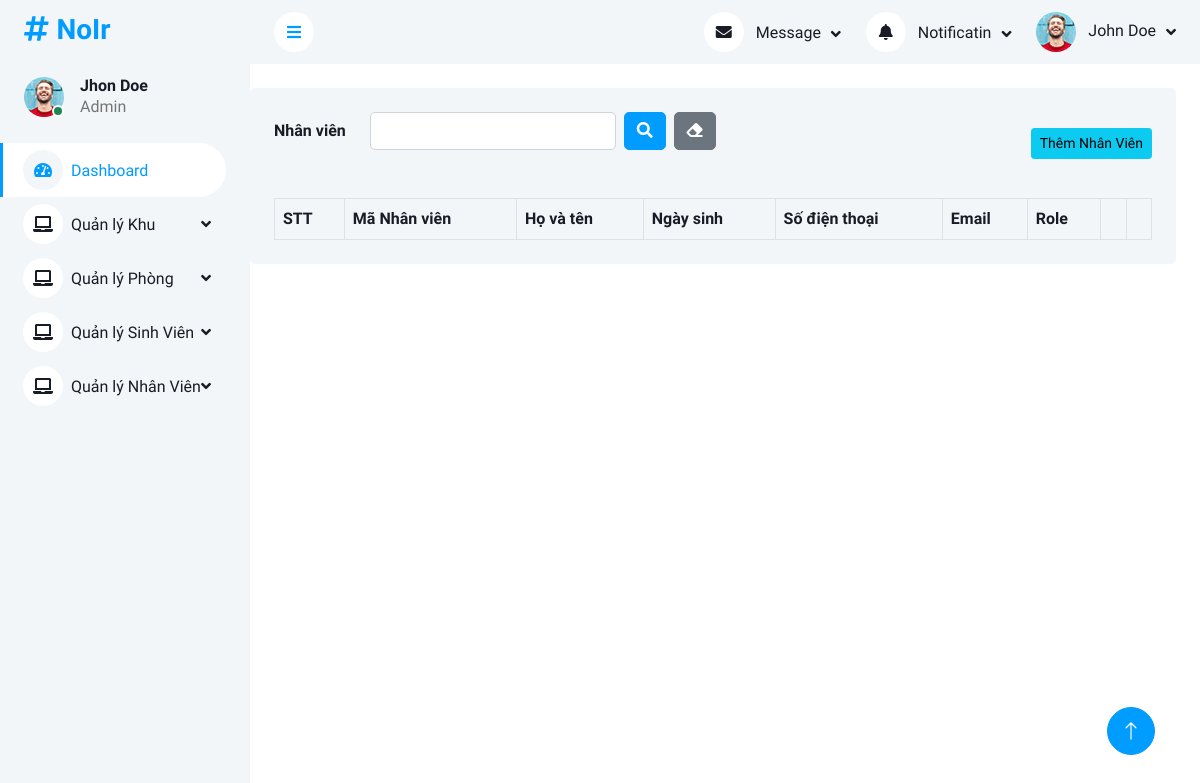
/nhanviens/, run on an earlier commit of the app's database.
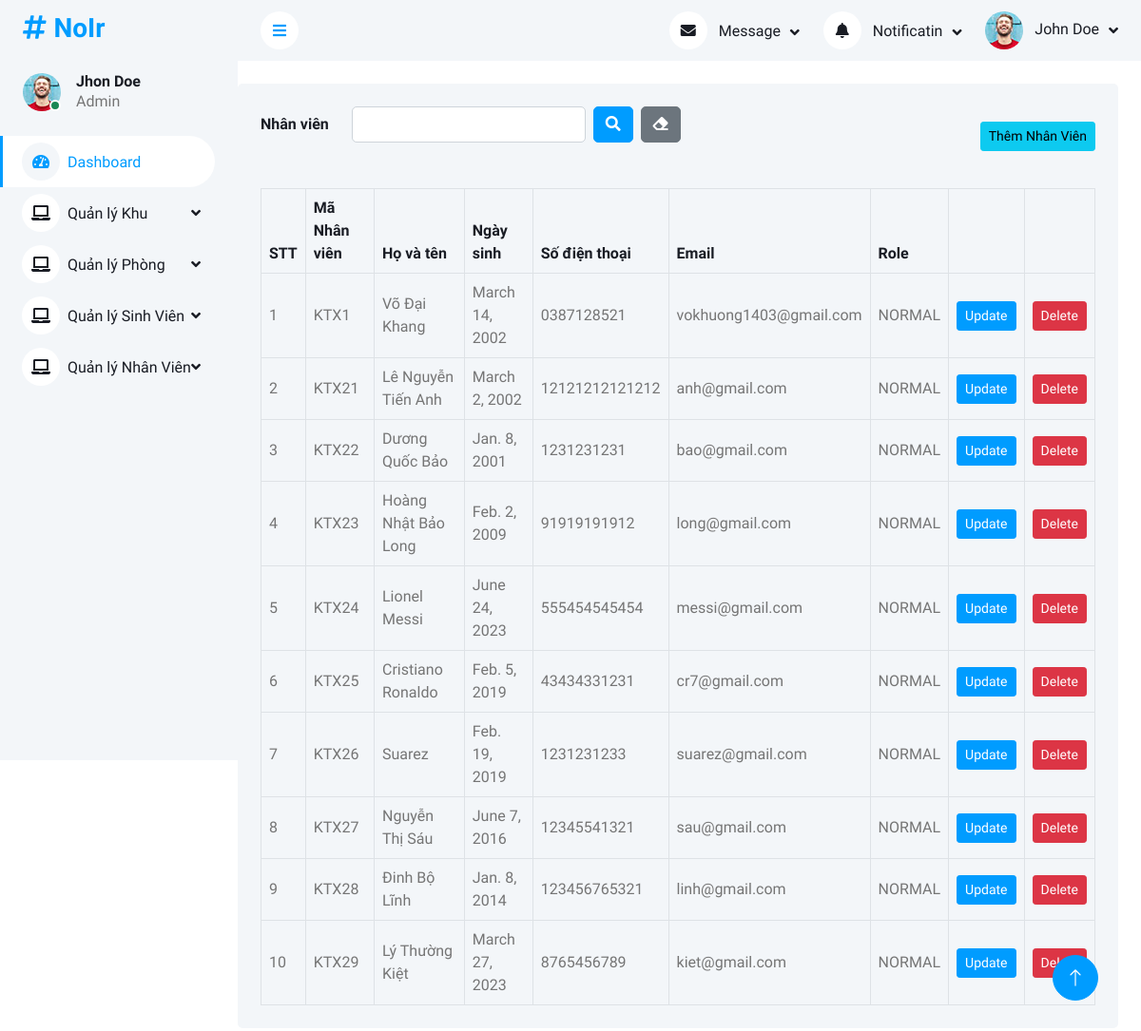
And on a later commit of the database.
### main/models.py (models this page shows)
class QuanLi(models.Model):
    MaQuanLi = models.CharField(max_length=50)
    HoTen = models.CharField(max_length=50)
    NgaySinh = models.DateField()
    SoDienThoai = models.CharField(max_length=10)
    Email = models.CharField(max_length=100)
    Password = models.CharField(max_length=100)
    Role = models.CharField(max_length=50)
    class Meta:
        db_table = 'QuanLi'

### main/views.py (the view)
# urls.py: path('nhanviens/', views.nhanViens, name='nhanViens'),
def nhanViens(request):
    if request.method == 'GET':
        nhanviens = QuanLi.objects.all()
    elif request.method == 'POST':
        txt = str(request.POST.get('txt')).strip()
        print(txt)
        nhanviens = QuanLi.objects.filter(Q(MaQuanLi__icontains=txt) | Q(HoTen__icontains=txt) | Q(SoDienThoai__icontains=txt) | Q(Email__icontains=txt))
    context = {'nhanviens': nhanviens}
    return render(request, 'nhanviens.html', context)

### main/templates/nhanviens.html (shortened to what this page needs)
{% include 'header.html' %}
<div class="container-fluid pt-4 px-4" style="padding-left: 0 !important;">
    <div class="bg-light text-center rounded p-4">
        <div class="d-flex align-items-center justify-content-between mb-4">
            <div class="d-flex align-items-center justify-content-between mb-4">
                <h6 class="mb-0">Nhân viên</h6>
                <form class="d-none d-md-flex ms-4" action="" method="POST">
                <input type="search" name="txt" class="form-control">
                    <button type="submit" class="btn btn-primary">
                        <i class="fas fa-search"></i>
                    </button>
                    <button type="reset" class="btn btn-secondary">
                        <i class="fas fa-eraser"></i>
                    </button>
                </form>
            </div>
            <a class="btn btn-sm btn-info" href="/nhanvien/0">Thêm Nhân Viên</a>
        </div>
        <div class="table-responsive">
            <table class="table text-start align-middle table-bordered table-hover mb-0">
                <thead>
                    <tr class="text-dark">
                        <th scope="col">STT</th>
                        <th scope="col">Mã Nhân viên</th>
                        <th scope="col">Họ và tên</th>
                        <th scope="col">Ngày sinh</th>
                        <th scope="col">Số điện thoại</th>
                        <th scope="col">Email</th>
                        <th scope="col">Role</th>
                        <th scope="col"></th>
                        <th scope="col"></th>
                    </tr>
                </thead>
                <tbody>
                    {% for nhanvien in nhanviens %}
                    <tr>
                        <td>{{forloop.counter}}</td>
                        <td>{{nhanvien.MaQuanLi}}</td>
                        <td>{{nhanvien.HoTen}}</td>
                        <td>{{nhanvien.NgaySinh}}</td>
                        <td>{{nhanvien.SoDienThoai}}</td>
                        <td>{{nhanvien.Email}}</td>
                        <td>{{nhanvien.Role}}</td>
                        <td><a class="btn btn-sm btn-primary" href="/nhanvien/{{nhanvien.id}}">Update</a></td>
                        <td><a class="btn btn-sm btn-danger" href="/nhanvien/delete/{{nhanvien.id}}">Delete</a></td>
                    </tr>
                    {% endfor %}
                </tbody>
            </table>
        </div>
    </div>
</div>
{% include 'footer.html' %}

### main/templates/header.html (shortened to what this page needs)
{% load static %}
<!DOCTYPE html>
<html lang="en">
<head>
    <link href="https://cdnjs.cloudflare.com/ajax/libs/font-awesome/5.10.0/css/all.min.css" rel="stylesheet">
    <link href="https://cdn.jsdelivr.net/npm/bootstrap-icons@1.4.1/font/bootstrap-icons.css" rel="stylesheet">
    <link href="{% static '/lib/owlcarousel/assets/owl.carousel.min.css' %}" rel="stylesheet">
    <link href="{% static '/lib/tempusdominus/css/tempusdominus-bootstrap-4.min.css' %}" rel="stylesheet" />
    <link href="{% static '/css/bootstrap.min.css' %}" rel="stylesheet">
    <link href="{% static '/css/style.css' %}" rel="stylesheet">
</head>
<body>
    <div class="container-xxl position-relative bg-white d-flex p-0">
        <div class="sidebar pe-4 pb-3">
            <nav class="navbar bg-light navbar-light">
                <a href="index.html" class="navbar-brand mx-4 mb-3">
                    <h3 class="text-primary"><i class="fa fa-hashtag me-2"></i>NoIr</h3>
                </a>
                <div class="d-flex align-items-center ms-4 mb-4">
                    <div class="position-relative">
                        <img class="rounded-circle" src="{% static '/img/user.jpg' %}" alt="" style="width: 40px; height: 40px;">
                        <div class="bg-success rounded-circle border border-2 border-white position-absolute end-0 bottom-0 p-1"></div>
                    </div>
                    <div class="ms-3">
                        <h6 class="mb-0">Jhon Doe</h6>
                        <span>Admin</span>
                    </div>
                </div>
                <div class="navbar-nav w-100">
                    <a href="index.html" class="nav-item nav-link active"><i class="fa fa-tachometer-alt me-2"></i>Dashboard</a>
                    <div class="nav-item dropdown">
                        <a href="#" class="nav-link dropdown-toggle" data-bs-toggle="dropdown"><i class="fa fa-laptop me-2"></i>Quản lý Khu</a>
                    </div>
                                        <div class="nav-item dropdown">
                        <a href="#" class="nav-link dropdown-toggle" data-bs-toggle="dropdown"><i class="fa fa-laptop me-2"></i>Quản lý Phòng</a>
                    </div>
                    <div class="nav-item dropdown">
                        <a href="#" class="nav-link dropdown-toggle" data-bs-toggle="dropdown"><i class="fa fa-laptop me-2"></i>Quản lý Sinh Viên</a>
                    </div>
                    <div class="nav-item dropdown">
                        <a href="#" class="nav-link dropdown-toggle" data-bs-toggle="dropdown"><i class="fa fa-laptop me-2"></i>Quản lý Nhân Viên</a>
                    </div>
                </div>
            </nav>
        </div>
        <div class="content">
            <nav class="navbar navbar-expand bg-light navbar-light sticky-top px-4 py-0">
                <a href="#" class="sidebar-toggler flex-shrink-0">
                    <i class="fa fa-bars"></i>
                </a>
                <div class="navbar-nav align-items-center ms-auto">
                    <div class="nav-item dropdown">
                        <a href="#" class="nav-link dropdown-toggle" data-bs-toggle="dropdown">
                            <i class="fa fa-envelope me-lg-2"></i>
                            <span class="d-none d-lg-inline-flex">Message</span>
                        </a>
                    </div>
                    <div class="nav-item dropdown">
                        <a href="#" class="nav-link dropdown-toggle" data-bs-toggle="dropdown">
                            <i class="fa fa-bell me-lg-2"></i>
                            <span class="d-none d-lg-inline-flex">Notificatin</span>
                        </a>
                    </div>
                    <div class="nav-item dropdown">
                        <a href="#" class="nav-link dropdown-toggle" data-bs-toggle="dropdown">
                            <img class="rounded-circle me-lg-2" src="{% static '/img/user.jpg' %}" alt="" style="width: 40px; height: 40px;">
                            <span class="d-none d-lg-inline-flex">John Doe</span>
                        </a>
                    </div>
                </div>
            </nav>

### main/templates/footer.html (shortened to what this page needs)
{% load static %}
</div>
<a href="#" class="btn btn-lg btn-primary btn-lg-square back-to-top"><i class="bi bi-arrow-up"></i></a>
</div>
</body>
</html>

### main/static/css/style.css (style rules this page uses)
:root { --primary: #009CFF; --light: #F3F6F9; --dark: #191C24; }
.back-to-top { position: fixed; display: none; right: 45px; bottom: 45px; z-index: 99; }
.btn { transition: .5s; }
.btn.btn-primary { color: #FFFFFF; }
.btn-lg-square { width: 48px; height: 48px; }
.btn-square, .btn-sm-square, .btn-lg-square { padding: 0; display: inline-flex; align-items: center; justify-content: center; font-weight: normal; border-radius: 50px; }
.sidebar { position: fixed; top: 0; left: 0; bottom: 0; width: 250px; height: 100vh; overflow-y: auto; background: var(--light); transition: 0.5s; z-index: 999; }
.content { margin-left: 250px; min-height: 100vh; background: #FFFFFF; transition: 0.5s; }
@media (min-width: 992px) { .sidebar { margin-left: 0; } }
@media (min-width: 992px) { .content { width: calc(100% - 250px); } }
.sidebar .navbar .navbar-nav .nav-link { padding: 7px 20px; color: var(--dark); font-weight: 500; border-left: 3px solid var(--light); border-radius: 0 30px 30px 0; outline: none; }
.sidebar .navbar .navbar-nav .nav-link:hover, .sidebar .navbar .navbar-nav .nav-link.active { color: var(--primary); background: #FFFFFF; border-color: var(--primary); }
.sidebar .navbar .navbar-nav .nav-link i { width: 40px; height: 40px; display: inline-flex; align-items: center; justify-content: center; background: #FFFFFF; border-radius: 40px; }
.sidebar .navbar .navbar-nav .nav-link:hover i, .sidebar .navbar .navbar-nav .nav-link.active i { background: var(--light); }
.sidebar .navbar .dropdown-toggle::after { position: absolute; top: 15px; right: 15px; border: none; content: "\f107"; font-family: "Font Awesome 5 Free"; font-weight: 900; transition: .5s; }
.content .navbar .navbar-nav .nav-link { margin-left: 25px; padding: 12px 0; color: var(--dark); outline: none; }
.content .navbar .sidebar-toggler, .content .navbar .navbar-nav .nav-link i { width: 40px; height: 40px; display: inline-flex; align-items: center; justify-content: center; background: #FFFFFF; border-radius: 40px; }
.content .navbar .dropdown-toggle::after { margin-left: 6px; vertical-align: middle; border: none; content: "\f107"; font-family: "Font Awesome 5 Free"; font-weight: 900; transition: .5s; }

What changed in the data, as far as the page shows it:
added QuanLi: MaQuanLi "KTX1", HoTen "Võ Đại Khang", NgaySinh "March 14, 2002", SoDienThoai "0387128521", Email "vokhuong1403@gmail.com", Role "NORMAL"
added QuanLi: MaQuanLi "KTX21", HoTen "Lê Nguyễn Tiến Anh", NgaySinh "March 2, 2002", SoDienThoai "12121212121212", Email "anh@gmail.com", Role "NORMAL"
added QuanLi: MaQuanLi "KTX22", HoTen "Dương Quốc Bảo", NgaySinh "Jan. 8, 2001", SoDienThoai "1231231231", Email "bao@gmail.com", Role "NORMAL"
added QuanLi: MaQuanLi "KTX23", HoTen "Hoàng Nhật Bảo Long", NgaySinh "Feb. 2, 2009", SoDienThoai "91919191912", Email "long@gmail.com", Role "NORMAL"
added QuanLi: MaQuanLi "KTX24", HoTen "Lionel Messi", NgaySinh "June 24, 2023", SoDienThoai "555454545454", Email "messi@gmail.com", Role "NORMAL"
added QuanLi: MaQuanLi "KTX25", HoTen "Cristiano Ronaldo", NgaySinh "Feb. 5, 2019", SoDienThoai "43434331231", Email "cr7@gmail.com", Role "NORMAL"
added QuanLi: MaQuanLi "KTX26", HoTen "Suarez", NgaySinh "Feb. 19, 2019", SoDienThoai "1231231233", Email "suarez@gmail.com", Role "NORMAL"
added QuanLi: MaQuanLi "KTX27", HoTen "Nguyễn Thị Sáu", NgaySinh "June 7, 2016", SoDienThoai "12345541321", Email "sau@gmail.com", Role "NORMAL"
added QuanLi: MaQuanLi "KTX28", HoTen "Đinh Bộ Lĩnh", NgaySinh "Jan. 8, 2014", SoDienThoai "123456765321", Email "linh@gmail.com", Role "NORMAL"
added QuanLi: MaQuanLi "KTX29", HoTen "Lý Thường Kiệt", NgaySinh "March 27, 2023", SoDienThoai "8765456789", Email "kiet@gmail.com", Role "NORMAL"
